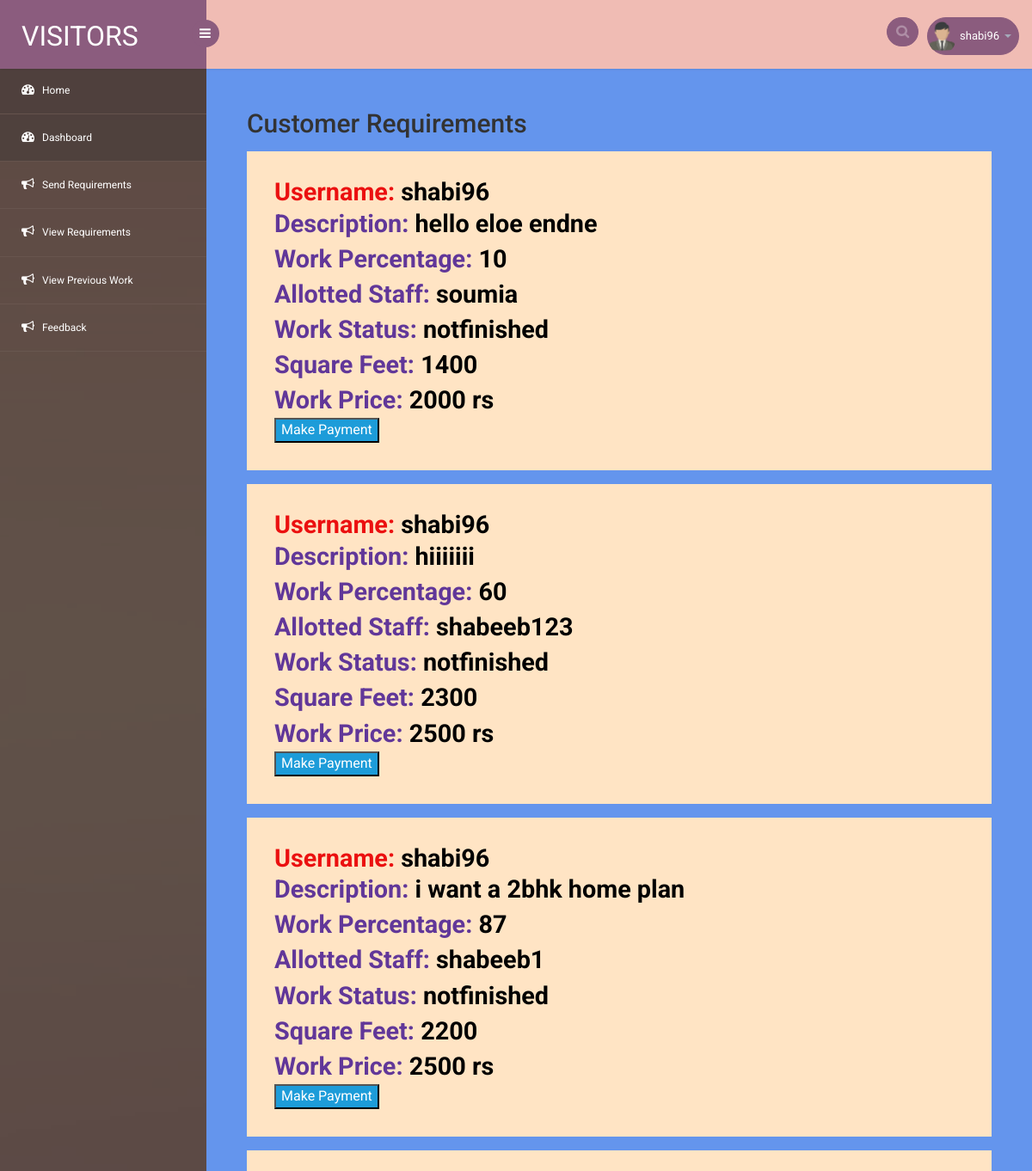
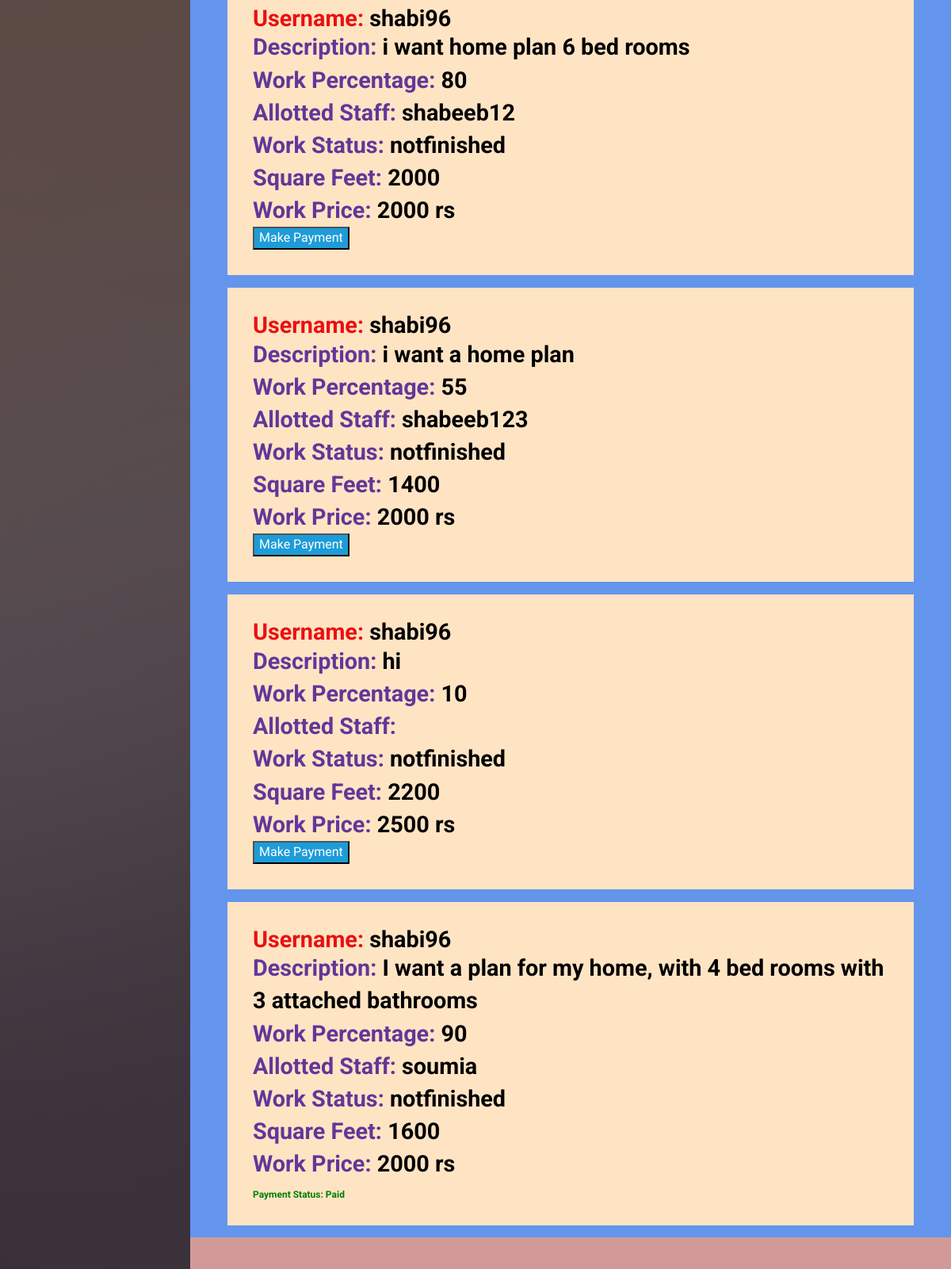
The app's page /requirement_view (signed in) with its own data (2 pictures, top to bottom).
### blog/models.py (models this page shows, shortened)
class Requiremt(models.Model):
    user=models.ForeignKey(User,on_delete=models.CASCADE)
    staff=models.ForeignKey(Register,on_delete=models.CASCADE,null=True,blank=True)
    description=models.TextField()
    square_feet=models.IntegerField()
    date=models.DateTimeField(default=timezone.now)
    finished='finished'
    notfinished='notfinished'
    statuses=[
        (finished,'finished'),
        (notfinished,'notfinished')
    ]
    status=models.CharField(max_length=30,choices=statuses,default=notfinished)
    demo=models.FileField(upload_to='files',null=True,blank=True)
    message=models.CharField(max_length=100,null=True,blank=True)
    paid=models.BooleanField(default=False)
    work=models.FileField(upload_to='files',null=True,blank=True)
    ten='10%'
    twenty='20%'
    thirty='30%'
    fourty='40%'
    fifty='50%'
    sixty='60%'
    seventy='70%'
    eighty='80%'
    ninety='90%'
    hundred='100%'
    percentages=[
        (ten,'10%'),
        (twenty,'20%'),
        (thirty,'30%'),
        (fourty,'40%'),
        (fifty,'50%'),
        (sixty,'60%'),
        (seventy,'70%'),
        (eighty,'80%'),
        (ninety,'90%'),
        (hundred,'100%')
    ]
    percentage=models.PositiveIntegerField(default=10, validators=[MinValueValidator(1), MaxValueValidator(100)])
    def __str__(self):
        return str(self.description)

class Register(models.Model):
    user=models.OneToOneField(User,on_delete=models.CASCADE)
    address=models.TextField()
    phone=PhoneNumberField()
    customer='customer'
    staff='staff'
    user_types=[
        (customer,'customer'),
        (staff,'staff')
    ]
    user_type=models.CharField(max_length=30,choices=user_types,default=customer)

### blog/views.py (the view)
# urls.py: path('requirement_view',views.requirement_view,name="requirement_view"),
def requirement_view(request):
    print(request.user)
    User_instance=request.user.id
    employee_work=Requiremt.objects.filter(staff__user__id=User_instance).order_by('-date')
    user_requirement=Requiremt.objects.filter(user=request.user).order_by('-date')
    print(user_requirement)
    print(employee_work)
    return render(request,'view_requirements.html',{'list':employee_work,'user_requirement':user_requirement})

### blog/templates/view_requirements.html (shortened to what this page needs)
{% extends 'dashboard.html' %}
{% load crispy_forms_tags %}
{% block content %}
<div style="padding-left: 2rem;padding-top: 2rem;">
    <h2>Customer Requirements</h2>
</div>
{% if user.register.user_type == 'customer' %}
{% for user_requirement in user_requirement %}
<div class="card-group" >
  <div class="card" style="background-color: bisque;margin-left: 2em;margin-right: 2em;margin-top: 1em;">
    <div class="card-body" style="padding:2em">
      {% if user_requirement.user %}
      <h6 style="color: rgb(235 16 16);font-weight: bold;font-size: 1.8em;">Username: <span style="color: black;font-weight: bold;font-size: 1.0em;">{{user_requirement.user}}</span></h6>
      {% endif %}
      {% if user_requirement.description %}
      <p class="card-text" style="color: rgb(97 55 153);font-weight: bold;font-size: 1.8em;">Description: <span style="color: black;font-weight: bold;font-size: 1.0em;"> {{user_requirement.description}}</span></p>
      {% endif %}
      {% if user_requirement.percentage %}
      <p class="card-text" style="color: rgb(97 55 153);font-weight: bold;font-size: 1.8em;">Work Percentage: <span style="color: black;font-weight: bold;font-size: 1.0em;"> {{user_requirement.percentage}}</span></p>
      {% endif %}
      <p class="card-text" style="color: rgb(97 55 153);font-weight: bold;font-size: 1.8em;">Allotted Staff: <span style="color: black;font-weight: bold;font-size: 1.0em;"> {{user_requirement.staff.user.username}}</span></p>
      {% if user_requirement.status %}
      <p class="card-text" style="color: rgb(97 55 153);font-weight: bold;font-size: 1.8em;">Work Status: <span style="color: black;font-weight: bold;font-size: 1.0em;"> {{user_requirement.status}}</span></p>
      {% endif %}
      {% if user_requirement.square_feet %}
      <p class="card-text" style="color: rgb(97 55 153);font-weight: bold;font-size: 1.8em;">Square Feet: <span style="color: black;font-weight: bold;font-size: 1.0em;"> {{user_requirement.square_feet}}</span></p>
      {% endif %}
      <p class="card-text" style="color: rgb(97 55 153);font-weight: bold;font-size: 1.8em;">Work Price: <span style="color: black;font-weight: bold;font-size: 1.0em;"> {{user_requirement.message}} rs</span></p>
      {% if user_requirement.paid == False %}
      <a href="{% url 'payment' user_requirement.id %}"><button style="background-color: #1d9cd9;color: white;">Make Payment</button></a>
      {% else %}
      <h6 style="padding-top: 1em;color: green;font-weight: bold;">Payment Status: Paid</h6>
      {% endif %}
    </div>
  </div>
</div>
{% endfor %}
{% endif %}
{% endblock %}

### blog/templates/dashboard.html (shortened to what this page needs)
<!DOCTYPE html>
<head>
<link href="static/css2/style.css" rel='stylesheet' type='text/css'/>
	<link href="static/css2/popuo-box.css" rel="stylesheet" type="text/css" media="all" />
<link rel="stylesheet" href="static/css1/bootstrap.min.css" >
<link href="static/css1/style.css" rel='stylesheet' type='text/css' />
<link href="static/css1/style-responsive.css" rel="stylesheet"/>
<link rel="stylesheet" href="static/css1/font.css" type="text/css"/>
<link href="static/css1/font-awesome.css" rel="stylesheet">
<link rel="stylesheet" href="static/css1/morris.css" type="text/css"/>
<link rel="stylesheet" href="static/css1/monthly.css">
</head>
<body>
<section id="container">
<header class="header fixed-top clearfix">
<div class="brand">
    <a href="{% url 'index' %}" class="logo">
        VISITORS
    </a>
    <div class="sidebar-toggle-box">
        <div class="fa fa-bars"></div>
    </div>
</div>
<div class="top-nav clearfix">
    <ul class="nav pull-right top-menu">
        <li>
            <input type="text" class="form-control search" placeholder=" Search">
        </li>
        <li class="dropdown">
            <a data-toggle="dropdown" class="dropdown-toggle" href="#">
                <img alt="" src="static/images2/3.png">
                <span class="username">{{user.username}}</span>
                <b class="caret"></b>
            </a>
        </li>
    </ul>
</div>
</header>
<aside>
    <div id="sidebar" class="nav-collapse">
        <div class="leftside-navigation">
            <ul class="sidebar-menu" id="nav-accordion">
                <li>
                    <a class="active" href="{% url 'index' %}">
                        <i class="fa fa-dashboard"></i>
                        <span>Home</span>
                    </a>
                </li>
                <li>
                    <a class="active" href="{% url 'dashboard' %}">
                        <i class="fa fa-dashboard"></i>
                        <span>Dashboard</span>
                    </a>
                </li>
                {% if user.register.user_type == 'customer' %}
                <li>
                    <a href="{% url 'requirement' %}">
                        <i class="fa fa-bullhorn"></i>
                        <span>Send Requirements</span>
                    </a>
                </li>
                <li>
                    <a href="{% url 'requirement_view' %}">
                        <i class="fa fa-bullhorn"></i>
                        <span>View Requirements</span>
                    </a>
                </li>
                <li>
                    <a href="{% url 'previous_work' %}">
                        <i class="fa fa-bullhorn"></i>
                        <span>View Previous Work</span>
                    </a>
                </li>
                <li>
                    <a href="{% url 'feedback' %}">
                        <i class="fa fa-bullhorn"></i>
                        <span>Feedback</span>
                    </a>
                </li>
                {% endif %}
            </ul>            </div>
    </div>
</aside>
<section id="main-content" style="background-color: cornflowerblue;">
	<section class="wrapper">
        {% block content %}{% endblock %}
</section>
		  <div class="footer">
		  </div>
</section>
</section>
</body>
</html>

### blog/static/css2/style.css (style rules this page uses)
html,body,div,span,applet,object,iframe,h1,h2,h3,h4,h5,h6,p,blockquote,pre,a,abbr,acronym,address,big,cite,code,del,dfn,em,img,ins,kbd,q,s,samp,small,strike,strong,sub,sup,tt,var,b,u,i,dl,dt,dd,ol,nav ul,nav li,fieldset,form,label,legend,table,caption,tbody,tfoot,thead,tr,th,td,article,aside,canvas,details,embed,figure,figcaption,footer,header,hgroup,menu,nav,output,ruby,section,summary,time,mark,audio,video { margin:0;padding:0;border:0;font-size:100%;font:inherit;vertical-align:baseline; }
article, aside, details, figcaption, figure,footer, header, hgroup, menu, nav, section { display: block; }
ol,ul { list-style:none;margin:0px;padding:0px; }
a { text-decoration:none; }
img { max-width:100%; }
body { font-family: 'Roboto Condensed', sans-serif; background: url(../images/bg40.jpg)no-repeat 0px 0px; background-size: cover; background-position:center; background-attachment:fixed; }
h1,h2 { font-family: 'Montserrat', sans-serif; }
ul li b { font-weight: bold; }

### records on screen
Requiremt: user "shabi96", description "hello eloe endne", percentage "10", staff.user.username "soumia", status "notfinished", square_feet "1400", message "2000", paid "Make Payment"
Requiremt: user "shabi96", description "hiiiiiii", percentage "60", staff.user.username "shabeeb123", status "notfinished", square_feet "2300", message "2500", paid "Make Payment"
Requiremt: user "shabi96", description "i want a 2bhk home plan", percentage "87", staff.user.username "shabeeb1", status "notfinished", square_feet "2200", message "2500", paid "Make Payment"
Requiremt: user "shabi96", description "i want home plan 6 bed rooms", percentage "80", staff.user.username "shabeeb12", status "notfinished", square_feet "2000", message "2000", paid "Make Payment"
Requiremt: user "shabi96", description "i want a home plan", percentage "55", staff.user.username "shabeeb123", status "notfinished", square_feet "1400", message "2000", paid "Make Payment"
Requiremt: user "shabi96", description "hi", percentage "10", status "notfinished", square_feet "2200", message "2500", paid "Make Payment"
Requiremt: user "shabi96", description "I want a plan for my home, with 4 bed rooms with 3 attached bathrooms", percentage "90", staff.user.username "soumia", status "notfinished", square_feet "1600", message "2000", paid "Payment Status: Paid"

### other values on screen
{{ user.username }} "shabi96"
